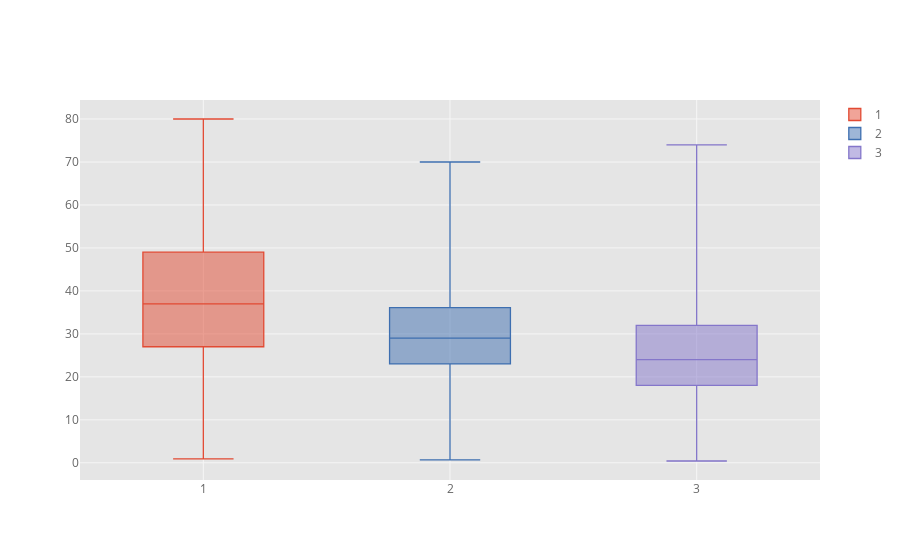

The cell this chart's notebook holds for it:
### Code cell
box_age = data[['Pclass', 'Age']]
box_age.pivot(columns='Pclass', values='Age').iplot(kind='box')

### Figure 1 — Plotly figure (JSON) as saved in the notebook; plotly's stock layout.template omitted (floating-point values rounded to 4 significant figures; data arrays with more than 128 entries replaced by an {"elided": "..."} marker saying what was removed)
{"data": [{"boxpoints": false, "line": {"width": 1.3}, "marker": {"color": "rgba(226, 74, 51, 1.0)"}, "name": "1", "orientation": "v", "type": "box", "uid": "80faae70-f5b7-4bd9-a494-f6ee27bbad55", "y": {"elided": "891 float values"}}, {"boxpoints": false, "line": {"width": 1.3}, "marker": {"color": "rgba(62, 111, 176, 1.0)"}, "name": "2", "orientation": "v", "type": "box", "uid": "0ca760d3-4c3a-4c1a-a9bc-3a5a839e96cf", "y": {"elided": "891 float values"}}, {"boxpoints": false, "line": {"width": 1.3}, "marker": {"color": "rgba(132, 118, 202, 1.0)"}, "name": "3", "orientation": "v", "type": "box", "uid": "44303c3f-2e85-48e7-8ce6-b3e18b326a92", "y": {"elided": "891 float values"}}], "layout": {"legend": {"bgcolor": "#FFFFFF", "font": {"color": "#666666"}}, "paper_bgcolor": "#FFFFFF", "plot_bgcolor": "#E5E5E5", "title": {"font": {"color": "#151516"}}, "xaxis": {"gridcolor": "#F6F6F6", "showgrid": true, "tickfont": {"color": "#666666"}, "title": {"font": {"color": "#666666"}, "text": ""}, "zerolinecolor": "#F6F6F6"}, "yaxis": {"gridcolor": "#F6F6F6", "showgrid": true, "tickfont": {"color": "#666666"}, "title": {"font": {"color": "#666666"}, "text": ""}, "zerolinecolor": "#F6F6F6"}}}
